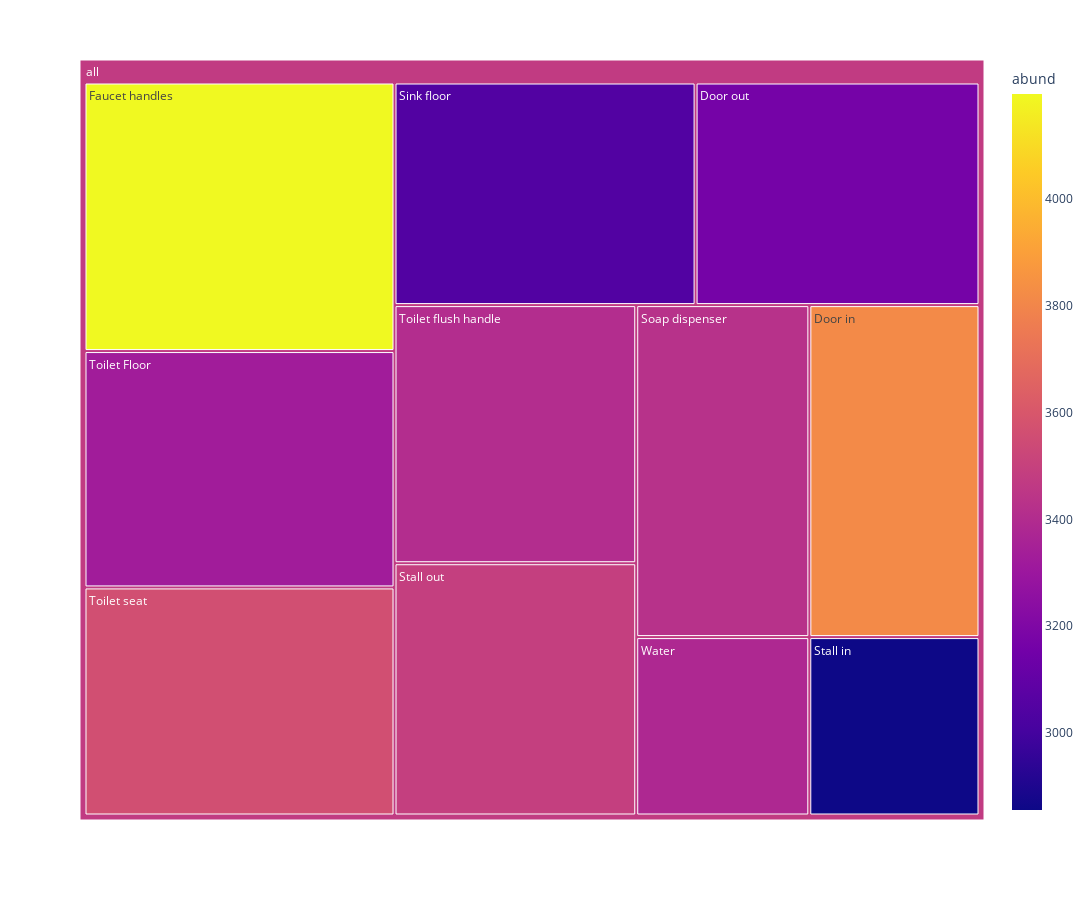

Notebook code for this chart:
### Code cell
fig = px.treemap(dataset_place, 
path = [px.Constant("all"),'Surface'],
values = 'abund',
color = 'abund',
width = 1400,
height = 900)

fig.show()

### Figure 1 — Plotly figure (JSON) as saved in the notebook; plotly's stock layout.template omitted (floating-point values rounded to 4 significant figures)
{"data": [{"branchvalues": "total", "customdata": [[3816.0], [3165.0], [4197.0], [3047.0], [3426.0], [2856.0], [3489.0], [3325.0], [3405.0], [3563.0], [3383.0], [3472.0]], "domain": {"x": [0, 1], "y": [0, 1]}, "hovertemplate": "labels=%{label}<br>abund_sum=%{value}<br>parent=%{parent}<br>id=%{id}<br>abund=%{color}<extra></extra>", "ids": ["all/Door in", "all/Door out", "all/Faucet handles", "all/Sink floor", "all/Soap dispenser", "all/Stall in", "all/Stall out", "all/Toilet Floor", "all/Toilet flush handle", "all/Toilet seat", "all/Water", "all"], "labels": ["Door in", "Door out", "Faucet handles", "Sink floor", "Soap dispenser", "Stall in", "Stall out", "Toilet Floor", "Toilet flush handle", "Toilet seat", "Water", "all"], "marker": {"coloraxis": "coloraxis", "colors": [3816.0, 3165.0, 4197.0, 3047.0, 3426.0, 2856.0, 3489.0, 3325.0, 3405.0, 3563.0, 3383.0, 3472.0]}, "name": "", "parents": ["all", "all", "all", "all", "all", "all", "all", "all", "all", "all", "all", ""], "type": "treemap", "values": [28666, 32072, 42252, 34007, 29167, 15410, 30942, 37188, 31662, 35882, 15669, 332917]}], "layout": {"coloraxis": {"colorbar": {"title": {"text": "abund"}}, "colorscale": [[0, "#0d0887"], [0.1111, "#46039f"], [0.2222, "#7201a8"], [0.3333, "#9c179e"], [0.4444, "#bd3786"], [0.5556, "#d8576b"], [0.6667, "#ed7953"], [0.7778, "#fb9f3a"], [0.8889, "#fdca26"], [1, "#f0f921"]]}, "height": 900, "legend": {"tracegroupgap": 0}, "margin": {"t": 60}, "width": 1400}}
